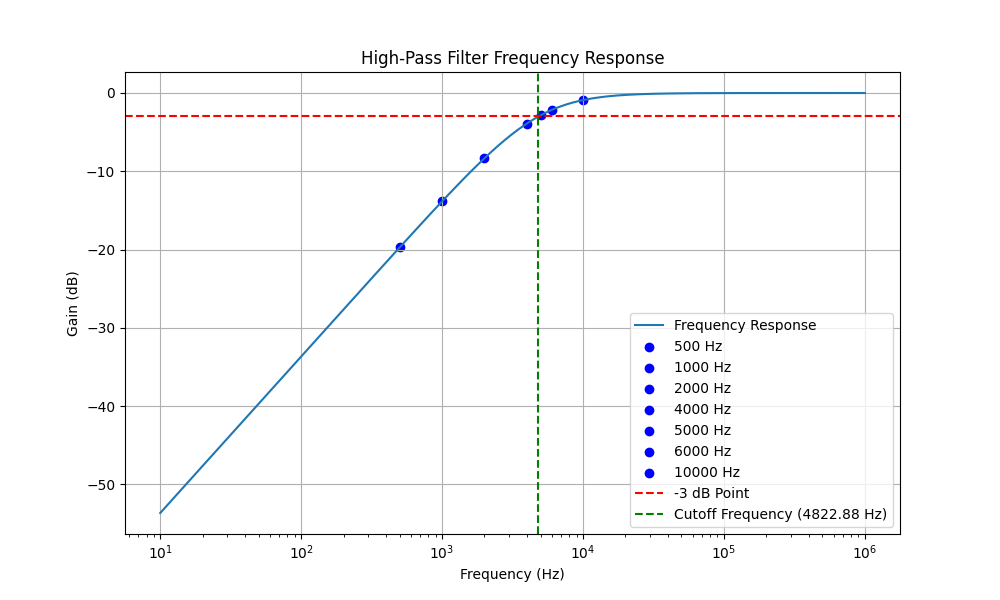

Source code (Python):
import numpy as np
import matplotlib.pyplot as plt

# Given values
R = 150e3  # 150 kΩ
C = 220e-12  # 220 pF

# Calculate cutoff frequency
fc = 1 / (2 * np.pi * R * C)

# Define the frequency range
freq = np.logspace(1, 6, 1000)  # 10 Hz to 1 MHz

# Calculate the transfer function
H = 1j * freq / (1j * freq + fc)

# Calculate the gain in decibels
gain_dB = 20 * np.log10(np.abs(H))

# Frequencies to mark
marked_frequencies = [500, 1000, 2000, 4000, 5000, 6000, 10000]

# Plot the graph
plt.figure(figsize=(10, 6))
plt.semilogx(freq, gain_dB, label='Frequency Response')

# Mark specific frequencies
for f in marked_frequencies:
    plt.scatter(f, 20 * np.log10(np.abs(1j * f / (1j * f + fc))), color='blue', marker='o', label=f'{f} Hz')

plt.axhline(y=-3, color='red', linestyle='--', label='-3 dB Point')
plt.title('High-Pass Filter Frequency Response')
plt.xlabel('Frequency (Hz)')
plt.ylabel('Gain (dB)')
plt.axvline(fc, color='green', linestyle='--', label=f'Cutoff Frequency ({fc:.2f} Hz)')
plt.legend()
plt.grid(True)
plt.savefig('2.png')
plt.show()

